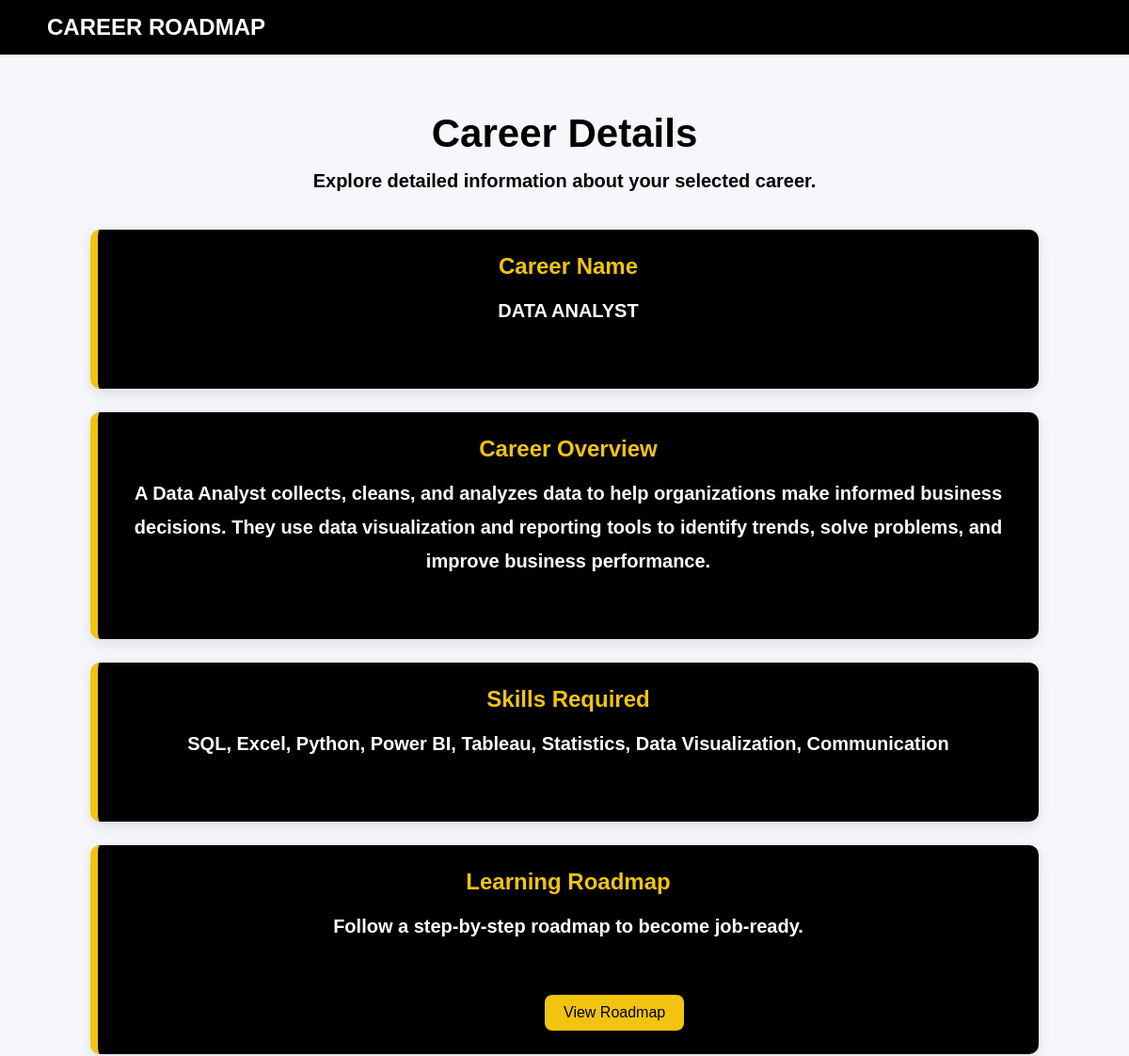
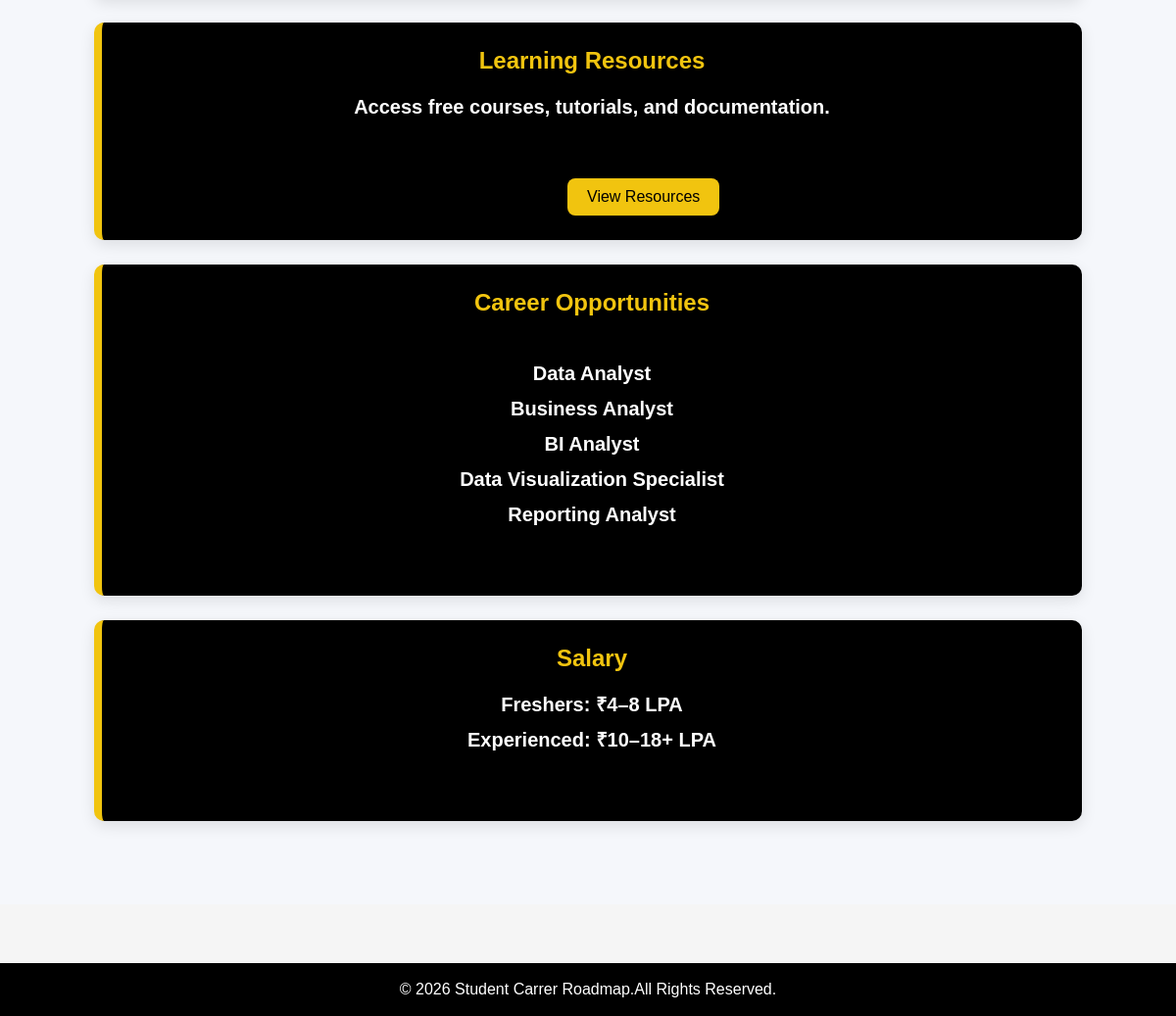
The app's page /career/3/ with its own data (2 pictures, top to bottom).
### career/models.py (models this page shows, shortened)
class Career(models.Model):
    title = models.CharField(max_length=100)
    description = models.TextField()
    skills = models.TextField()
    salary = models.CharField(max_length=100)
    opportunities=models.TextField()
    roadmap = models.TextField()
    resources = models.TextField()
    roadmap_link=models.URLField(blank=True)
    resources_link=models.URLField(blank=True)
    quiz_link=models.URLField(blank=True)

### career/views.py (the view)
# urls.py: path("career/<int:id>/",views.career_details,name="career_details"),
def career_details(request,id):
   career=get_object_or_404(Career,id=id)
   return render(request,"career_details.html",{"career":career})

### templates/career_details.html (shortened to what this page needs)
{% load static %}
<!DOCTYPE html>
<html lang="en">
<head>
    <link rel="stylesheet" href="{% static 'css/style.css' %}">
</head>
<body>
    <nav>
        <h2>CAREER ROADMAP</h2>
    </nav>
    <section class="careerdetailssection">
    <h1>Career Details</h1>
    <p>Explore detailed information about your selected career.</p>
    <div class="careerinfo">
        <h2>Career Name</h2>
        <p>{{career.title}}</p>
    </div>
    <div class="careerinfo">
        <h2>Career Overview</h2>
        <p>{{career.description}}</p>
    </div>
    <div class="careerinfo">
        <h2>Skills Required</h2>
            <p>{{career.skills}}</p>
    </div>
    <div class="careerinfo">
        <h2>Learning Roadmap</h2>
        <p>Follow a step-by-step roadmap to become job-ready.</p>
        <a href="{% url 'roadmap' career.id %}">View Roadmap</a>
    </div>
    <div class="careerinfo" >
        <h2>Learning Resources</h2>
        <p>Access free courses, tutorials, and documentation.</p>
        <a href="{% url 'resources'%}">View Resources</a>
    </div>
    <div class="careerinfo">
        <h2>Career Opportunities</h2>
        <p>{{career.opportunities|linebreaks}}</p>
    </div>
    <div class="careerinfo">
        <h2>Salary </h2>
        <p>{{career.salary|safe}}</p>
    </div>
</section>
    <footer>
        <p>© 2026 Student Carrer Roadmap.All Rights Reserved. </p>
    </footer>
</body>
</html>

### static/css/style.css (style rules this page uses)
* { margin:0; padding:0; box-sizing:border-box; font-family:Arial, Helvetica, sans-serif; }
html { scroll-behavior: smooth; }
body { background-color:#f5f5f5; color:#333; }
nav { background-color:black; color:white; display:flex; justify-content:space-between; align-items:center; padding:15px 50px; }
footer { background:black; color:white; text-align:center; padding:20px; margin-top:30px; }
footer { background:black; color:white; text-align:center; padding:20px; margin-top:50px; font-size:16px; }
footer { margin-top:60px; background:black; color:white; text-align:center; padding:20px; font-size:16px; }
footer { background:black; color:white; text-align:center; padding:18px; }
footer p { color:white; margin:0; }
section { padding:60px 8%; background:#f5f7fb; }
.careerdetailssection h1 { text-align:center; font-size:42px; color: black; font-weight: 900; margin-bottom:15px; }
.careerdetailssection p { text-align:center; color:black; font-size:20px; margin-bottom:40px; font-weight: 800; }
.careerinfo { background:black; padding:25px; margin-bottom:25px; border-left:8px solid #f1c40f;; border-radius:10px; box-shadow:0 5px 15px rgba(0,0,0,0.10); transition:0.3s; }
.careerinfo h2 { color:#f1c40f;; margin-bottom:15px; font-weight: 750; text-align: center; }
.careerinfo p { color:white; line-height:1.8; font-weight: 750; }
.careerinfo a { display:inline-block; margin:15px 0px 0px 450px; text-decoration:none; background:#f1c40f;; color:black; padding:10px 20px; border-radius:8px; }
footer p { margin:0; color:white; }

### records on screen
Career: title "DATA ANALYST", description "A Data Analyst collects, cleans, and analyzes data to help organizations make informed business decisions. They use data visualization and reporting tools to identify trends, solve problems, and improve business performance.", skills "SQL, Excel, Python, Power BI, Tableau, Statistics, Data Visualization, Communication", opportunities "Data Analyst Business Analyst BI Analyst Data Visualization Specialist Reporting Analyst", salary "Freshers: ₹4–8 LPA Experienced: ₹10–18+ LPA"
